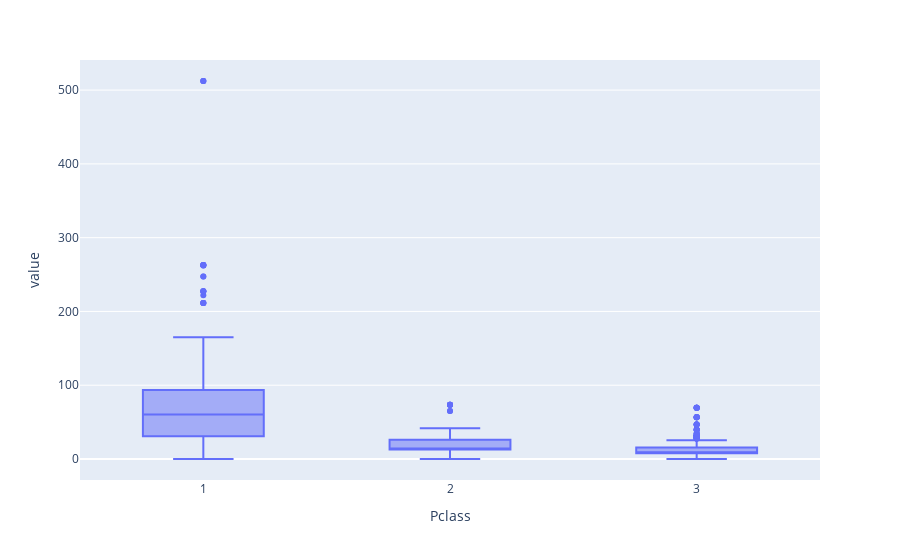

The code cell stored with this chart in its notebook:
### Code cell
#boxplot
fig = px.box(pclass_data)
fig.show()

### Figure 1 — Plotly figure (JSON) as saved in the notebook; plotly's stock layout.template omitted (floating-point values rounded to 4 significant figures; data arrays with more than 128 entries replaced by an {"elided": "..."} marker saying what was removed)
{"data": [{"alignmentgroup": "True", "hovertemplate": "Pclass=%{x}<br>value=%{y}<extra></extra>", "legendgroup": "", "marker": {"color": "#636efa"}, "name": "", "notched": false, "offsetgroup": "", "orientation": "v", "showlegend": false, "type": "box", "x": {"elided": "2673 str values"}, "x0": " ", "xaxis": "x", "y": {"elided": "2673 float values"}, "y0": " ", "yaxis": "y"}], "layout": {"boxmode": "group", "legend": {"tracegroupgap": 0}, "margin": {"t": 60}, "xaxis": {"anchor": "y", "domain": [0, 1], "title": {"text": "Pclass"}}, "yaxis": {"anchor": "x", "domain": [0, 1], "title": {"text": "value"}}}}
